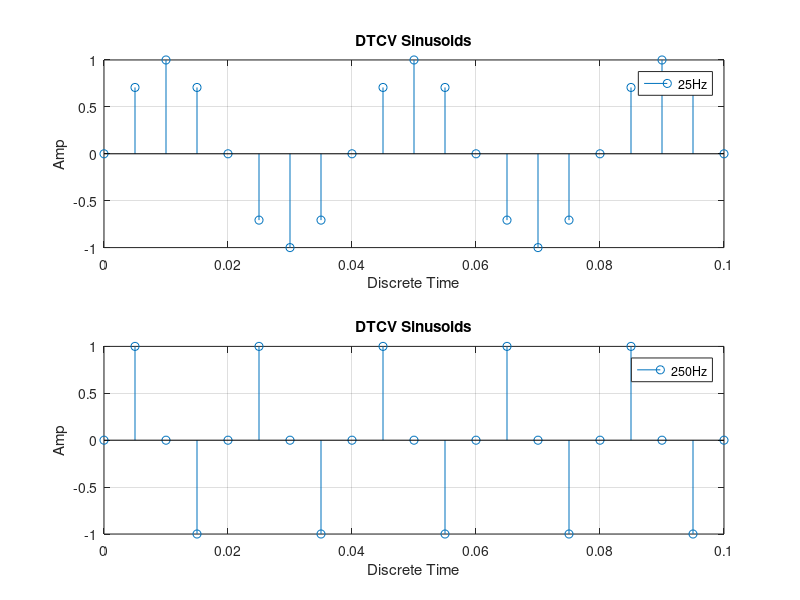

Write MATLAB code to recreate this figure.
% Final Lab

% simulate and plot two CT signals freq 25hz and 250 Hz   
% sample at 200 Hz. observe and Explain Aliasing effects 

close all;
clear;
clc;


F1 = 25;
F2 = 250;

t = 0:0.00001:1;

xt1 = sin(2*pi*F1*t); % CTCV 1
xt2 = sin(2*pi*F2*t); % CTCV 2

Fs = 200;
nts = 0:1/Fs:1;
n = 0:length(nts)-1;
xn1 = sin(2*pi*F1*nts); % DTCV 1
xn2 = sin(2*pi*F2*nts); % DTCV 2

figure;
subplot(211);
% plot(t,xt1);
% hold on;
stem(nts, xn1);
xlabel("Discrete Time");
ylabel("Amp");
xlim([0 0.1]);
grid on;
legend("25Hz");
title("DTCV Sinusoids");
% hold off;

subplot(212);
% plot(t,xt2);
% hold on;
stem(nts, xn2);
xlabel("Discrete Time");
ylabel("Amp");
xlim([0 0.1]);
grid on;
legend("250Hz");
title("DTCV Sinusoids");
% hold off;
